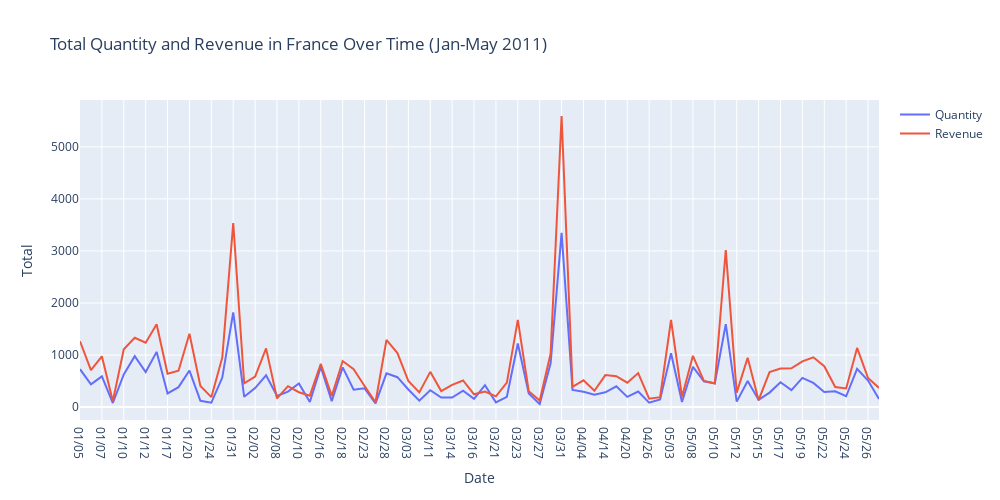

Here is the notebook cell this chart was saved with:
### Code cell
# Traces
traces = [go.Scatter(x=france_qty_rvn.index, y=france_qty_rvn[column], name=column) 
          for column in france_qty_rvn.columns];

# Layout
layout = go.Layout(width=1000, height=500,
                   xaxis=go.layout.XAxis(title=go.layout.xaxis.Title(text='Date')),
                   yaxis=go.layout.YAxis(title=go.layout.yaxis.Title(text='Total')),
                   title=go.layout.Title(text='Total Quantity and Revenue in France Over Time (Jan-May 2011)'));

# Plot
py.iplot(go.Figure(data=traces, layout=layout));

### Figure 1 — Plotly figure (JSON) as saved in the notebook; plotly's stock layout.template omitted (floating-point values rounded to 4 significant figures)
{"data": [{"name": "Quantity", "type": "scatter", "x": ["01/05", "01/06", "01/07", "01/09", "01/10", "01/11", "01/12", "01/14", "01/17", "01/19", "01/20", "01/23", "01/24", "01/28", "01/31", "02/01", "02/02", "02/04", "02/08", "02/09", "02/10", "02/15", "02/16", "02/17", "02/18", "02/21", "02/23", "02/27", "02/28", "03/01", "03/03", "03/04", "03/11", "03/13", "03/14", "03/15", "03/16", "03/20", "03/21", "03/22", "03/23", "03/25", "03/27", "03/28", "03/31", "04/01", "04/04", "04/07", "04/14", "04/17", "04/20", "04/21", "04/26", "04/28", "05/03", "05/05", "05/08", "05/09", "05/10", "05/11", "05/12", "05/13", "05/15", "05/16", "05/17", "05/18", "05/19", "05/20", "05/22", "05/23", "05/24", "05/25", "05/26", "05/27"], "y": [728, 438, 591, 78, 628, 978, 672, 1061, 263, 383, 702, 120, 84, 567, 1819, 197, 365, 611, 214, 298, 452, 96, 772, 114, 763, 333, 360, 70, 649, 574, 338, 123, 323, 183, 184, 314, 159, 422, 90, 198, 1221, 261, 59, 842, 3349, 328, 293, 236, 284, 400, 196, 298, 84, 146, 1036, 98, 773, 494, 458, 1593, 105, 502, 140, 278, 476, 327, 560, 464, 291, 304, 208, 734, 510, 155]}, {"name": "Revenue", "type": "scatter", "x": ["01/05", "01/06", "01/07", "01/09", "01/10", "01/11", "01/12", "01/14", "01/17", "01/19", "01/20", "01/23", "01/24", "01/28", "01/31", "02/01", "02/02", "02/04", "02/08", "02/09", "02/10", "02/15", "02/16", "02/17", "02/18", "02/21", "02/23", "02/27", "02/28", "03/01", "03/03", "03/04", "03/11", "03/13", "03/14", "03/15", "03/16", "03/20", "03/21", "03/22", "03/23", "03/25", "03/27", "03/28", "03/31", "04/01", "04/04", "04/07", "04/14", "04/17", "04/20", "04/21", "04/26", "04/28", "05/03", "05/05", "05/08", "05/09", "05/10", "05/11", "05/12", "05/13", "05/15", "05/16", "05/17", "05/18", "05/19", "05/20", "05/22", "05/23", "05/24", "05/25", "05/26", "05/27"], "y": [1265.0, 709.0, 975.1, 114.0, 1112.0, 1333.0, 1236.0, 1592.0, 642.1, 698.8, 1409.0, 406.5, 190.2, 953.8, 3538.0, 456.8, 587.4, 1129.0, 165.9, 401.0, 285.6, 219.6, 829.7, 214, 884.6, 728.8, 403.8, 92.6, 1290.0, 1038.0, 501.2, 281.2, 676.9, 307.3, 425.4, 511.5, 244.8, 298.0, 205.9, 470.0, 1675.0, 303.9, 128.1, 1028.0, 5594.0, 390.8, 513.6, 312.2, 615.2, 594.2, 469.2, 652.6, 160.5, 191.1, 1673.0, 200, 984.4, 500.9, 453.1, 3019.0, 278.5, 946.5, 133.4, 672.6, 739.6, 743.5, 878.5, 956.4, 784.7, 386.0, 357.3, 1137.0, 558.5, 367.1]}], "layout": {"height": 500, "title": {"text": "Total Quantity and Revenue in France Over Time (Jan-May 2011)"}, "width": 1000, "xaxis": {"autorange": true, "range": [0, 73], "title": {"text": "Date"}, "type": "category"}, "yaxis": {"autorange": true, "range": [-248.5, 5901.0], "title": {"text": "Total"}, "type": "linear"}}}
